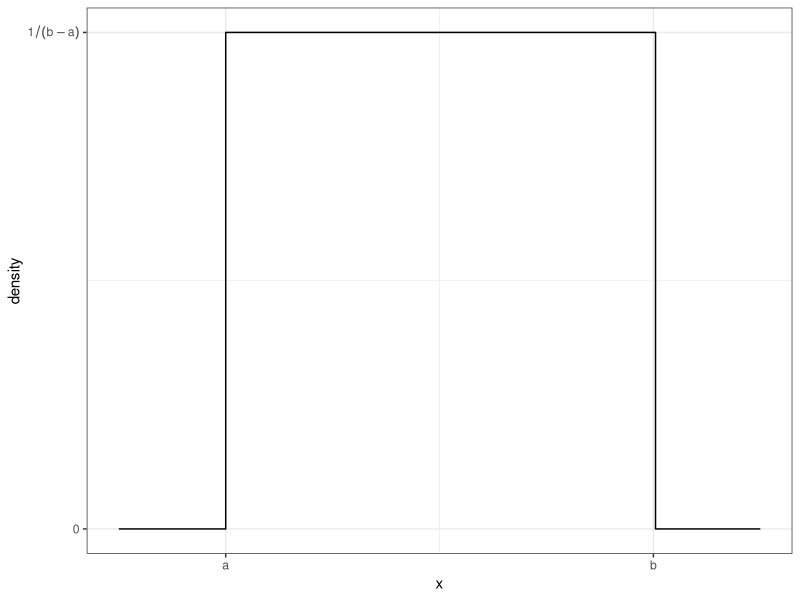
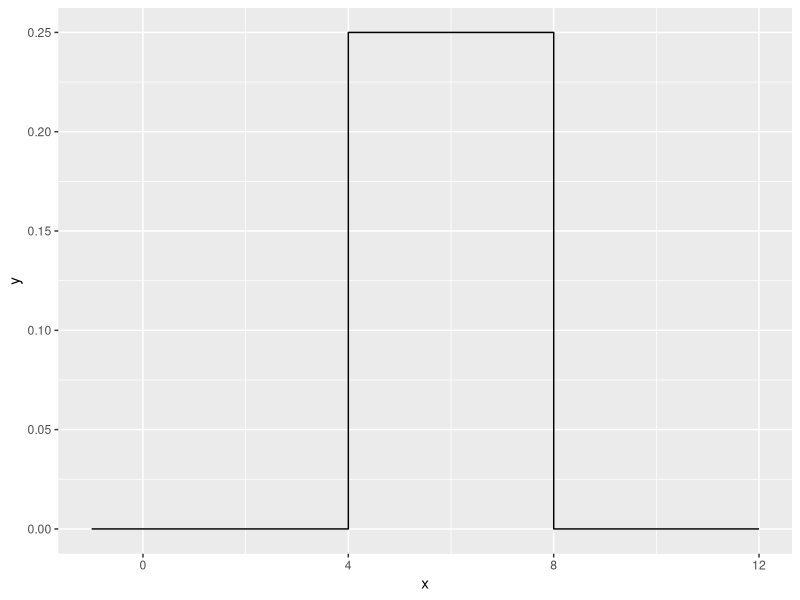
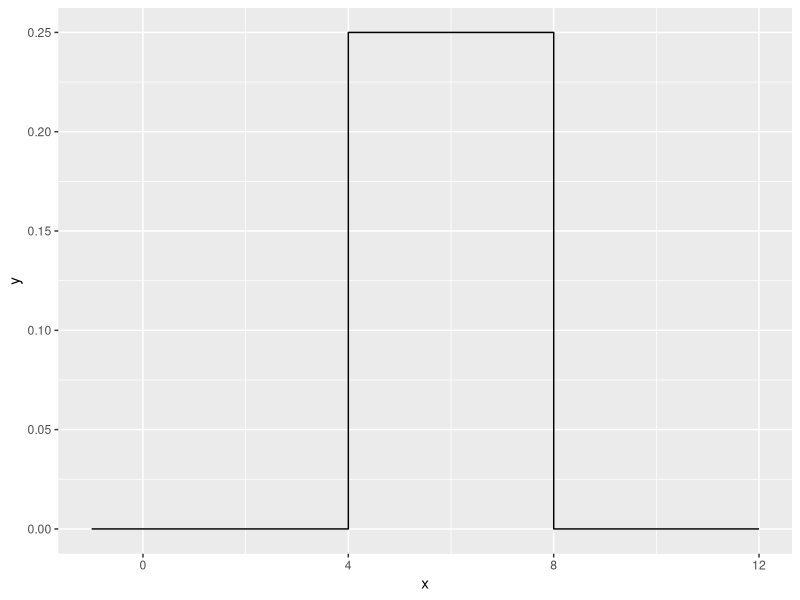
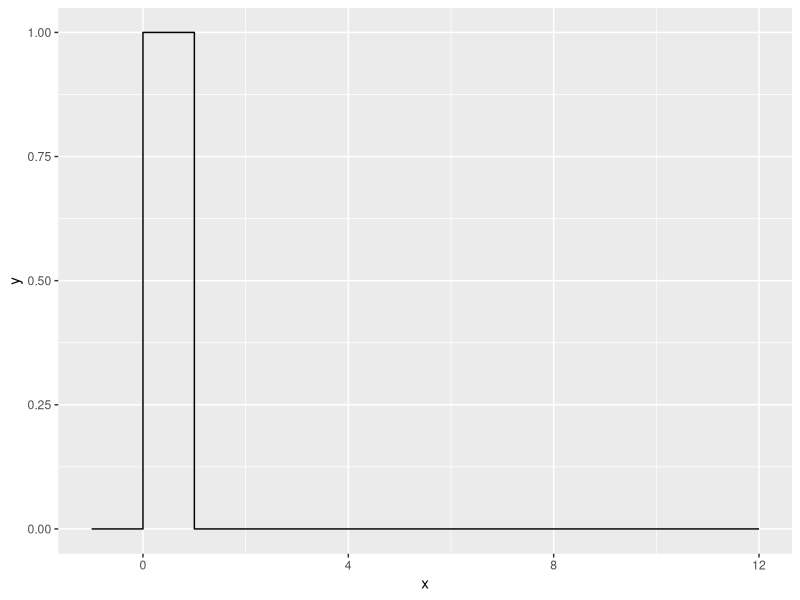

R code for these plots, in order:
## ---- chunk 1
knitr::opts_chunk$set(echo = TRUE)
library(tidyverse)
library(dplyr)
library(ggplot2)
library(microbenchmark)
## ---- chunk 2
library(ggplot2) 
library(dplyr) 
data <- data.frame(x = seq(-.25,1.25, length=301)) 
data <- data %>% mutate( y = dunif(x,0,1) ) 
ggplot(data, aes(x=x, y=y)) +
  geom_step() +   # geom_step is similar to geom_line() but for step functions
  scale_x_continuous( breaks=c(0,1), labels=c('a','b') ) +
  scale_y_continuous( breaks=c(0,1), labels=c(0,expression(1 / (b-a) )) ) +
  labs(y='density') + theme_bw()
## ---- chunk 3
duniform <- function(x, a, b)
{
  height <- NULL
  if(x < a | x > b)
  {
    height <- 0
  }
  else
  {
    height <- 1/(b-a)
  }
  return(height)
}
duniform(1, 2, 3)
duniform(2, 1, 3)
duniform(3, 2, 1)
## ---- chunk 4
duniform <- function(x, a, b)
{
  height <- NULL
  for(i in 1:length(x))
  {
    if(x[i] < a | x[i] > b)
    {
      height[i] <- 0
    }
    else
    {
      height[i] <- 1/(b-a)
    }
  }
  return(height)
}

data.frame( x=seq(-1, 12, by=.001) ) %>%
  mutate( y = duniform(x, 4, 8) ) %>%
  ggplot( aes(x=x, y=y) ) +
  geom_step()
## ---- chunk 5
duniform <- function(x, a, b)
{
  height <- NULL
  height = ifelse(x < a | x > b, 0, 1/(b-a))
  return(height)
}

data.frame( x=seq(-1, 12, by=.001) ) %>%
  mutate( y = duniform(x, 4, 8) ) %>%
  ggplot( aes(x=x, y=y) ) +
  geom_step()

microbenchmark::microbenchmark( duniform( seq(-4,12,by=.0001), 4, 8), times=100)
## ---- chunk 6
duniform <- function(x, a = 0, b = 1)
{
  height <- NULL
  height = ifelse(x < a | x > b, 0, 1/(b-a))
  return(height)
}

data.frame( x=seq(-1, 12, by=.001) ) %>%
  mutate( y = duniform(x) ) %>%
  ggplot( aes(x=x, y=y) ) +
  geom_step()
## ---- chunk 7
standardize <- function(x)
{
  standardizedvalues <- NULL
  for(i in 1:length(x))
  {
    standardizedvalues[i] <- (x[i] - mean(x))/sd(x)
  }
  return(standardizedvalues)
}
## ---- chunk 8
FizzBuzz <- function(n)
{
  FizzBuzz = NULL
  for(i in 1:n)
  {
    if(i %% 3 == 0 & i %% 5 == 0)
    {
      FizzBuzz[i] <- "Fizz-Buzz"
    }
    if(i %% 3 == 0 & i %% 5 != 0)
    {
      FizzBuzz[i] <- "Fizz"
    }
    if(i %% 3 != 0 & i %% 5 == 0)
    {
      FizzBuzz[i] <- "Buzz"
    }
    if(i %% 3 != 0 & i %% 5 != 0)
    {
      FizzBuzz[i] <- i
    }
  }
  paste(FizzBuzz, collapse = ", ")
}

FizzBuzz(15)
